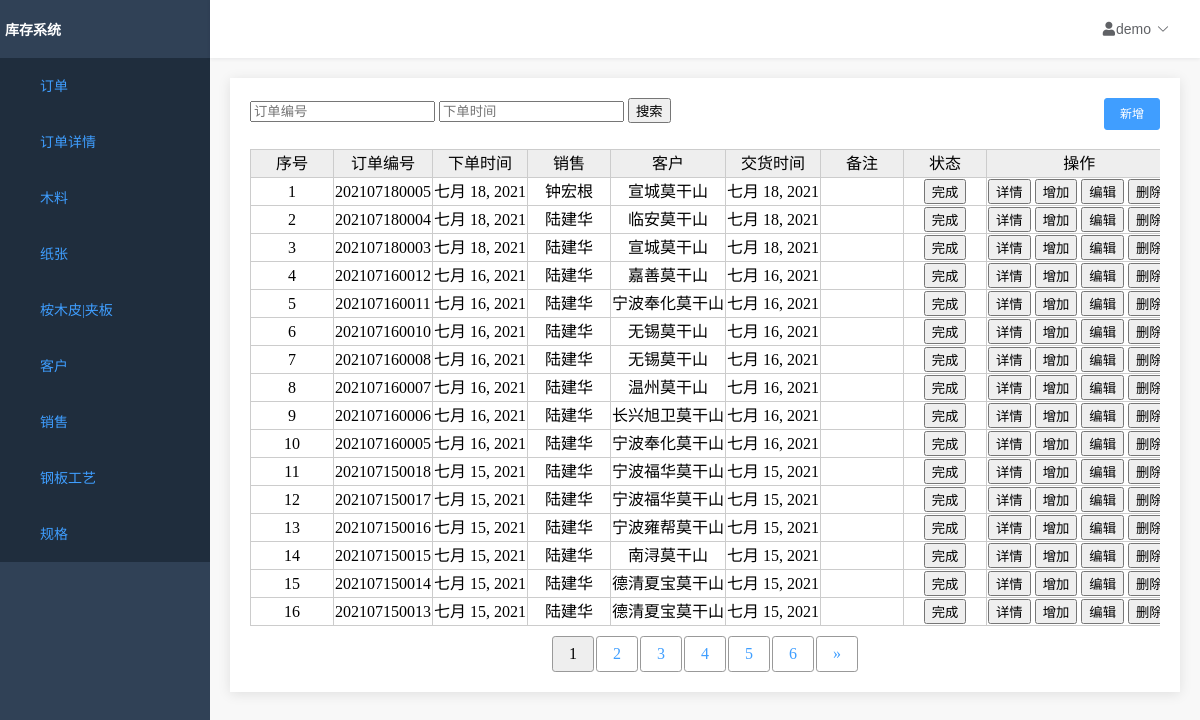
The page /home/order/head/list/ on the database as committed earlier.
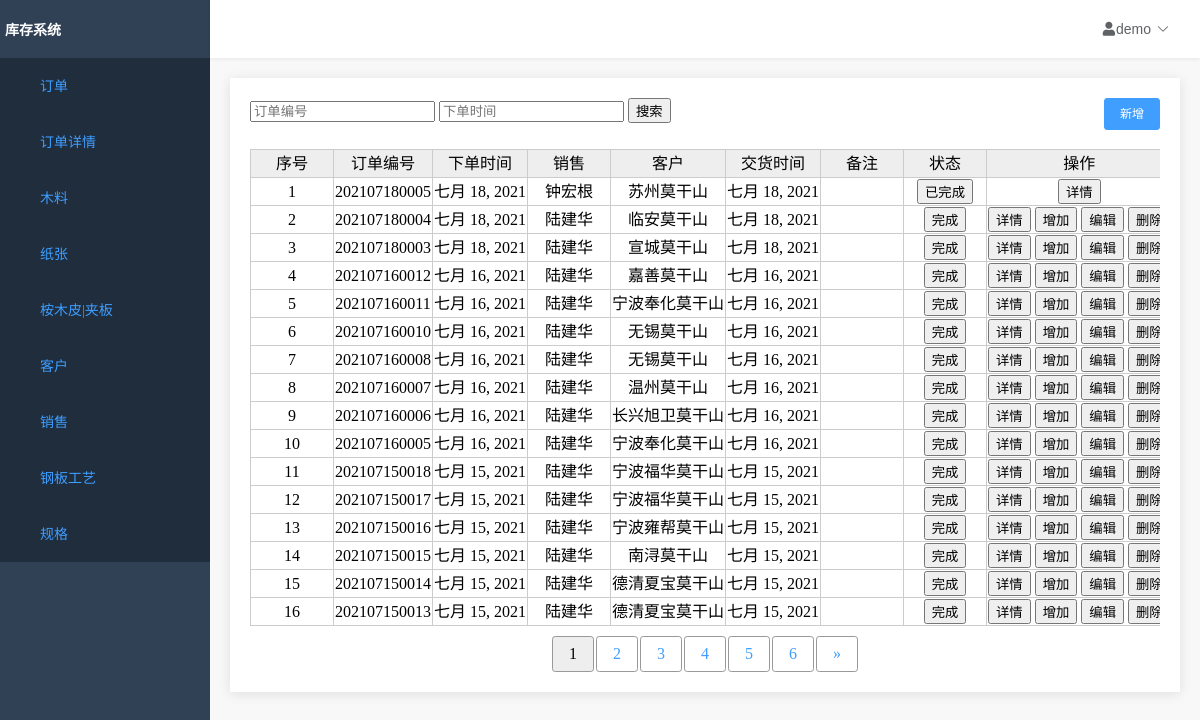
The same page on the database as committed later.
### order/models.py (models this page shows, shortened)
class OrderHeadModel(models.Model):
    id = models.AutoField(primary_key=True)
    order_number = models.IntegerField('订单编号', default=0)
    order_date = models.DateField('下单时间', default=now)
    delivery_date = models.DateField('交货时间', default=now)
    salesman = models.ForeignKey(
        SalesmanModel,
        verbose_name='销售员',
        on_delete=models.PROTECT, null=True)
    customer = models.ForeignKey(
        CustomerModel,
        verbose_name='厂家',
        on_delete=models.PROTECT, null=True)
    sure = models.BooleanField(
        '是否确认', default=False, blank=False, null=False)
    complete = models.BooleanField(
        '是否完成', default=False, blank=False, null=False)
    note = models.TextField('备注', max_length=256, default='')
    user = models.ForeignKey(
        User,
        verbose_name='作者',
        on_delete=models.PROTECT, null=True)
    created_time = models.DateTimeField('创建时间', default=now)
    last_mod_time = models.DateTimeField('修改时间', auto_now=True)
    objects = models.manager

### customer/models.py (models this page shows, shortened)
class CustomerModel(models.Model):
    id = models.AutoField(primary_key=True)
    name = models.TextField('名称', max_length=64, unique=True, null=False)
    address = models.TextField('地址', max_length=64)
    phone = models.TextField('电话', max_length=64)
    enable = models.BooleanField(
        '是否使用', default=True, blank=False, null=False)
    note = models.TextField('备注', max_length=256, default='')
    created_time = models.DateTimeField('创建时间', default=now)
    last_mod_time = models.DateTimeField('修改时间', auto_now=True)
    objects = models.manager

### salesman/models.py (models this page shows, shortened)
class SalesmanModel(models.Model):
    id = models.AutoField(primary_key=True)
    name = models.TextField('名称', max_length=64, unique=True, null=False)
    phone = models.TextField('电话', max_length=64)
    note = models.TextField('备注', max_length=256, default='')
    enable = models.BooleanField(
        '是否使用', default=True, blank=False, null=False)
    created_time = models.DateTimeField('创建时间', default=now)
    last_mod_time = models.DateTimeField('修改时间', auto_now=True)
    objects = models.manager

### order/views.py (the view)
# urls.py: path('head/list/', views.OrderHeadListView.as_view(), name='order_list'),
class OrderHeadListView(ListView):
    paginate_by = 16
    model = OrderModel
    template_name = 'orderheadlist.html'
    context_object_name = 'object_list'
    def get_queryset(self):
        return OrderHeadModel.objects.all().order_by('-id')
    def get_context_data(self, **kwargs):
        context = super(OrderHeadListView, self).get_context_data(**kwargs)
        return context

### InventorySystem/context_processor.py (called while the page is built)
def nav_list(request):
    func_list = []
    func_list.append(('订单', '/home/order/head/list'))
    func_list.append(('订单详情', '/home/order/list'))
    func_list.append(('木料', '/home/wood/list'))
    func_list.append(('纸张', '/home/paper/list'))
    func_list.append(('桉木皮|夹板', '/home/skin/list'))
    func_list.append(('客户', '/home/customer/list'))
    func_list.append(['销售', '/home/salesman/list'])
    func_list.append(('钢板工艺', '/home/process/technology/list'))
    func_list.append(('规格', '/home/process/specification/list'))
    return locals()

### order/templatetags/order_extras.py (called while the page is built)
@register.simple_tag(takes_context=True)
def param_replace(context, **kwargs):
    d = context['request'].GET.copy()
    for k, v in kwargs.items():
        d[k] = v
    for k in [k for k, v in d.items() if not v]:
        del d[k]
    return d.urlencode()

### templates/orderheadlist.html (shortened to what this page needs)
{% extends 'table.html' %}
{% block table %}
<div>
    <div class="top_tool_bar">
        <form method="get">
            <input type="text" name="number" placeholder="订单编号">
            <input type="text" name="order_date" placeholder="下单时间">
            <button type="submit">
                <span>搜索</span>
            </button>
        </form>
        <div class="right_buttons">
            <a href="/home/order/add">
                <button type="button">
                    <span>新增</span>
                </button>
            </a>
        </div>
    </div>
    <div class="results" style="overflow:scroll;">
        <table id="result_list">
            <tr>
                <th scope="col" class="sortable column-id">序号</th>
                <th scope="col" class="sortable column-id">订单编号</th>
                <th scope="col" class="sortable column-name">下单时间</th>
                <th scope="col" class="sortable column-name">销售</th>
                <th scope="col" class="sortable column-name">客户</th>
                <th scope="col" class="sortable column-name">交货时间</th>
                <th scope="col" class="sortable column-name">备注</th>
                <th scope="col">状态</th>
                <th scope="col">操作</th>
            </tr>
            {% for form in object_list %}
            <tr>
                <td>{{ forloop.counter }}</td>
                <td>{{ form.order_number }}</td>
                <td>{{ form.order_date }}</td>
                <td>{{ form.salesman.name }}</td>
                <td>{{ form.customer.name }}</td>
                <td>{{ form.delivery_date }}</td>
                <td>{{ form.note }}</td>
                <td>
                    <a href="/home/order/head/complete?id={{ form.id }}">
                        {% if form.complete %}
                        <input type="button" value="已完成">
                        {% else %}
                        <input type="button" value="完成">
                        {% endif %}
                    </a>
                </td>
                <td>
                    <a href="/home/order/head/view/{{ form.id }}/">
                        <input type="button" value="详情">
                    </a>
                    {% if not form.complete %}
                    <a href="/home/order/add/{{ form.id }}/">
                        <input type="button" value="增加">
                    </a>
                    <a href="/home/order/head/edit/{{ form.id }}/">
                        <input type="button" value="编辑">
                    </a>
                    <a href="/home/order/head/del?id={{ form.id }}">
                        <input type="button" value="删除">
                    </a>
                    {% endif %}
                </td>
            </tr>
            {% endfor %}
        </table>
    </div>
</div>
{% endblock %}

Rows that differ between the two databases and show on the page:
changed OrderHeadModel "钟宏根": customer.name "宣城莫干山" → "苏州莫干山"; value "完成" → "已完成"; complete False → True (drawn); value "增加" → (not shown); value "编辑" → (not shown); value "删除" → (not shown)
